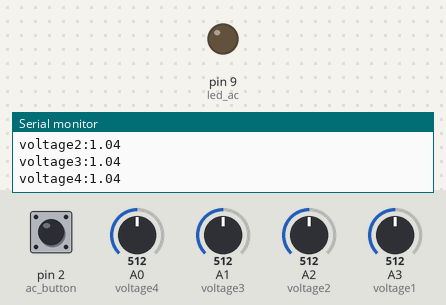
Simulated run of this sketch. Board: Arduino Uno, built with avr-gcc and run on an emulated ATmega328P. Shown: output pins drawn as LEDs (lit = HIGH), the last lines printed to the serial monitor. The test bench sets the inputs (shaded band); at power-on: pin 2 (ac_button) HIGH, A0 (voltage4) = 512, A1 (voltage3) = 512, A2 (voltage2) = 512, A3 (voltage1) = 512.

Above: at 1.8 s.
1.9 s: pin 2 (ac_button) pulled LOW for 1.2 s
At 2.6 s:
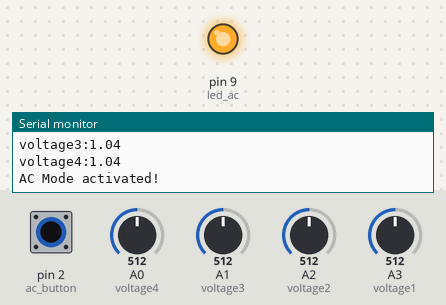
4.6 s: pin 2 (ac_button) pulled LOW for 1.2 s
At 5.8 s:
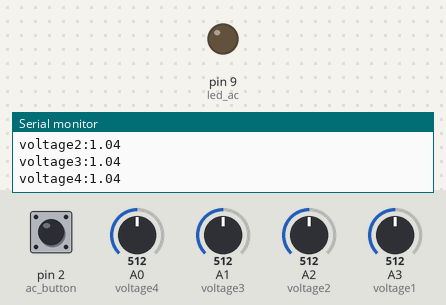
7.3 s: pin 2 (ac_button) pulled LOW for 3.2 s
At 7.9 s:
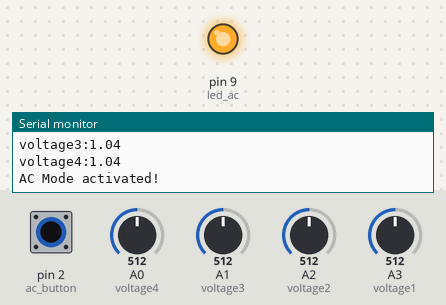
Timing chart, 0 to 10.3 s (numbered marks = the images above; inputs shaded):
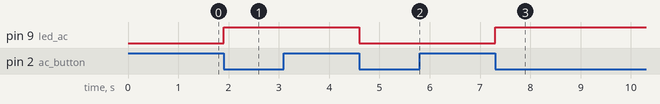

Measured:
- after the input at 1.9 s, pin 9 (led_ac): LOW → HIGH at once
- after the input at 4.6 s, pin 9 (led_ac): HIGH → LOW at once
- after the input at 7.3 s, pin 9 (led_ac): LOW → HIGH at once

The sketch:

voltmeter.ino
```cpp
#define MAX_READ 4.73
#define MIN_READ 0.04
#define MAX_VOLT 24
#define MIN_VOLT -24
#define MAX_ARDUINOV 5
#define RESOLUTION 1023
#define DIVIDER_FACTOR 10
#define ADDER_VALUE 2.4
#define LOSS_FACTOR 1.02
#define RMS_FACTOR 0.7071
int voltage1 = A3;
int voltage2 = A2;
int voltage3 = A1;
int voltage4 = A0;
int ac_button = 2;
int led_ac = 9;
float ac_peak [4];
float voltage = 0;
bool ac_mode = false;

void setup() {
  Serial.begin(9600);
  memset(ac_peak,0,sizeof(ac_peak));
  pinMode(voltage1, INPUT);
  pinMode(voltage2, INPUT);
  pinMode(voltage3, INPUT);
  pinMode(voltage4, INPUT);
  pinMode(ac_button, INPUT);
  pinMode(led_ac, OUTPUT);
  attachInterrupt(digitalPinToInterrupt(ac_button), interruptSR, FALLING);
}
void interruptSR(){
  if(!ac_mode){
      Serial.println("AC Mode activated!");
      digitalWrite(led_ac, HIGH);
      ac_mode = true;
    }
  else{
    Serial.println("DC Mode activated!");
    digitalWrite(led_ac, LOW);
    ac_mode = false;
  }
}
float readVoltage(int pin){
  float ADC_value = analogRead(pin);
  float voltage = ADC_value*MAX_ARDUINOV/RESOLUTION;
  voltage = (voltage - ADDER_VALUE)*(DIVIDER_FACTOR)*LOSS_FACTOR;
  //voltage = round(voltage);
  return voltage;

}
float acPeakFinder(float peak, float voltage){
  if(voltage > peak){
      return voltage;
    }
    else{
      return peak;
      }
  }
void printVoltage(float voltage, int ch_number){
  Serial.print("voltage");
  Serial.print(ch_number);
  Serial.print(":");
  Serial.print(voltage);
  Serial.print(" \n");
  }

void loop() {
  if(!ac_mode){
    voltage = readVoltage(voltage1);
    printVoltage(voltage, 1);
    voltage = readVoltage(voltage2);
    printVoltage(voltage, 2);
    voltage = readVoltage(voltage3);
    printVoltage(voltage, 3);
    voltage = readVoltage(voltage4);
    printVoltage(voltage, 4);
    delay(1000);
    }
  else if(ac_mode && millis()%1000 == 0){
    for(int i = 0; i<4; i++){
        ac_peak[i]*=0.7071;
        printVoltage(ac_peak[i], i+1);
      }
  }
  else if(ac_mode){
    voltage = readVoltage(voltage1);
    ac_peak[0] = acPeakFinder(ac_peak[0], voltage);
    voltage = readVoltage(voltage2);
    ac_peak[1] = acPeakFinder(ac_peak[1], voltage);
    voltage = readVoltage(voltage3);
    ac_peak[2] = acPeakFinder(ac_peak[2], voltage);
    voltage = readVoltage(voltage4);
    ac_peak[3] = acPeakFinder(ac_peak[3], voltage);
  }
}
```
